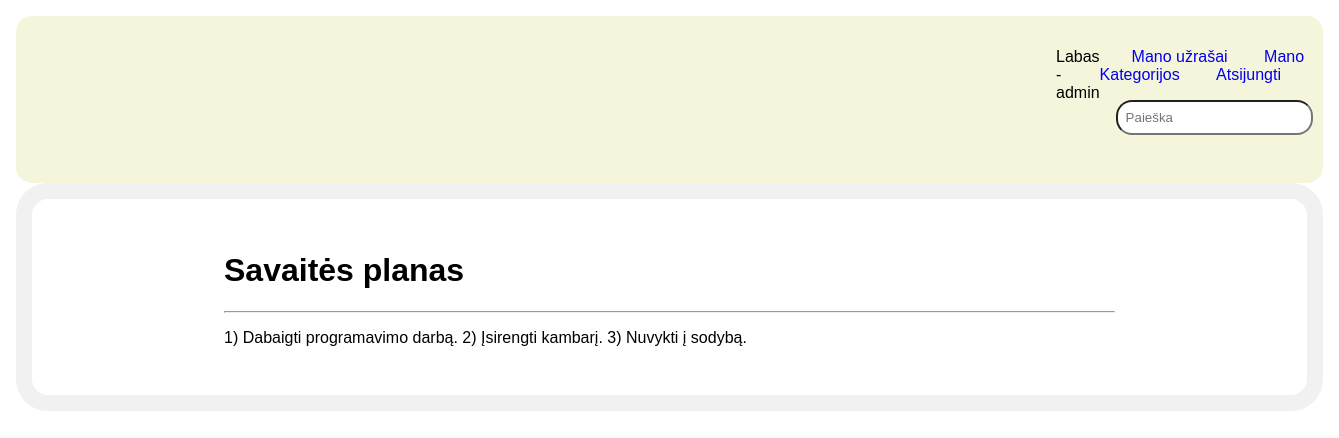
/note/mynote/3 (signed in), run on the app's committed database.
### note/models.py (models this page shows, shortened)
class Inscription(models.Model):
    title = models.CharField('Pavadinimas', max_length=200)
    text = models.TextField('Aprašymas', max_length=1000, help_text='Užrašo aprašymas')
    category = models.ForeignKey('Category', on_delete=models.SET_NULL, null=True)
    reader = models.ForeignKey(User, on_delete=models.SET_NULL, null=True, blank=True)
    image = models.ImageField('Nuotrauka', upload_to='covers', null=True)
    class Meta:
        verbose_name = 'Užrašas'
        verbose_name_plural = 'Užrašai'

### note/views.py (the view)
# urls.py: path('mynote/<int:pk>', views.NoteByUserDetailView.as_view(), name='mynote'),
class NoteByUserDetailView(LoginRequiredMixin, generic.DetailView):
    model = Inscription
    template_name = 'note/user_note.html'

### note/templates/note/user_note.html (shortened to what this page needs)
{% extends "base.html" %}
{% block content %}
    <div class="form">
        <h1>{{ inscription.title }}</h1>
        <hr/>
            <p>{{ inscription.text }}</p>
{% endblock %}

### notebook/templates/base.html (shortened to what this page needs)
<!DOCTYPE html>
<html lang="en">
<head>
    {% load static %}
    <link rel="stylesheet" href="{% static 'note/style.css' %}">
</head>
<body>
    {% block sidebar %}
            <div class="header">
            {% if user.is_authenticated %}
                <h>Labas - {{ user.get_username }}</h>
            <nav>
                <a href="{% url 'note:mynotes' %}">Mano užrašai</a>
                <a href="{% url 'note:mycategorys' %}">Mano Kategorijos</a>
                <a href="{% url 'logout' %}">Atsijungti</a>
                <form action="{% url 'note:search' %}" method="get" class="form-inline my-2 my-md-0">
                    <input name="query" class="form-control" type="text" placeholder="Paieška">
                </form>
            </nav>
            {% else %}
            <nav>
                <a href="{% url 'note:index' %}">Sveiki</a>
                <a href="{% url 'login'%}?next={% url 'note:index' %}">Prisijungti</a>
                <a href="{% url 'note:register' %}">Registruotis</a>
            </nav>
            {% endif %}
            </div>
    {% endblock %}
    <div>{% block content %}{% endblock %}</div>
</body>
</html>

### note/static/note/style.css (style rules this page uses)
body { margin: 1rem; font-family: 'Ubuntu', sans-serif; }
.header { display: flex; justify-content: space-between; background-color: beige; padding: 2rem 2rem 2rem 65rem; border-radius: 1rem; }
.header nav a { text-decoration: none; margin-left: 2rem; padding: 0; }
form { border: 1rem solid #f1f1f1; padding: 2rem 12rem; border-radius: 2rem; }
form[action='/note/search/'] { border: 0rem; margin: 0.5rem; padding: 0.5rem; border-radius: 1rem; }
.form-control { border-radius: 1rem; padding: 0.5rem; }
.form { border: 1rem solid #f1f1f1; padding: 2rem 12rem; border-radius: 2rem; }

### data on the page
Inscription: title "Savaitės planas", text "1) Dabaigti programavimo darbą. 2) Įsirengti kambarį. 3) Nuvykti į sodybą."

### other printed values
{{ user.get_username }} "admin"
